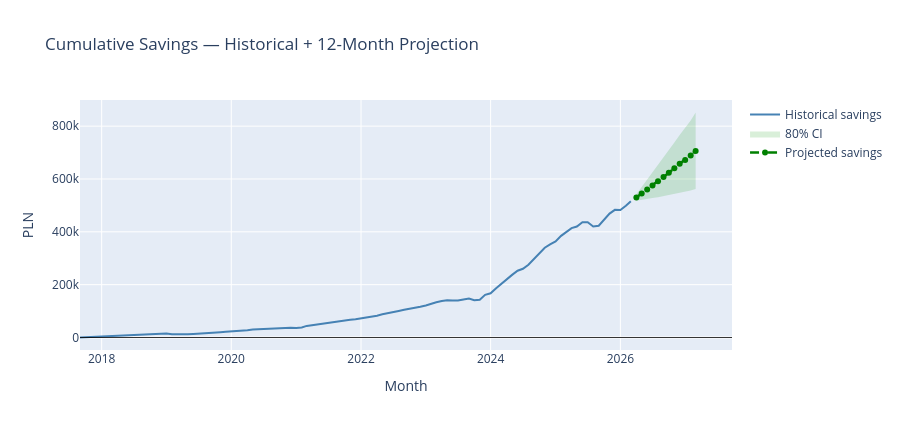

The notebook cell saved with this chart:
### Code cell
# ── CONFIGURE: starting balance for cumulative chart ─────────────────────────
# Set to your actual liquid savings / net-worth today.
# Leave as 0 to see savings accumulated since the start of tracked history.
STARTING_BALANCE = 0.0  # PLN
# ──────────────────────────────────────────────────────────────────────────────

# Historical cumulative savings from first recorded month
cum_hist = cashflow_split["disposable_income"].cumsum() + STARTING_BALANCE
last_balance = float(cum_hist.iloc[-1])

# 12-month projected cumulative savings (median + 80% CI)
cum_fc_median = df_fc_disposable["disposable_forecast"].values.cumsum() + last_balance

ci_ok = (
    df_fc_deposits["ci80_lower"].notna().all()
    and df_fc_withdrawals["ci80_upper"].notna().all()
)
if ci_ok:
    # Pessimistic: low income AND high spending
    pessimistic = (
        df_fc_deposits["ci80_lower"].values - df_fc_withdrawals["ci80_upper"].values
    ).cumsum() + last_balance
    # Optimistic: high income AND low spending
    optimistic = (
        df_fc_deposits["ci80_upper"].values - df_fc_withdrawals["ci80_lower"].values
    ).cumsum() + last_balance

fc_months = df_fc_disposable["month"]

fig_cum = go.Figure()

# Historical cumulative line
fig_cum.add_trace(go.Scatter(
    x=cashflow_split["ds"],
    y=cum_hist,
    name="Historical savings",
    line=dict(color="steelblue", width=2),
    mode="lines",
))

# 80% CI band for projected cumulative savings
if ci_ok:
    fig_cum.add_trace(go.Scatter(
        x=fc_months.tolist() + fc_months.tolist()[::-1],
        y=optimistic.tolist() + pessimistic.tolist()[::-1],
        fill="toself",
        fillcolor="rgba(0,150,0,0.15)",
        line=dict(color="rgba(255,255,255,0)"),
        name="80% CI",
    ))

# Median projected cumulative line
fig_cum.add_trace(go.Scatter(
    x=fc_months,
    y=cum_fc_median,
    name="Projected savings",
    line=dict(color="green", width=2.5, dash="dash"),
    mode="lines+markers",
))

fig_cum.add_hline(y=0, line_color="black", line_width=0.8)
fig_cum.update_layout(
    title="Cumulative Savings — Historical + 12-Month Projection",
    xaxis_title="Month",
    yaxis_title="PLN",
    hovermode="x unified",
    height=430,
)
fig_cum.show()

# ── Savings summary ───────────────────────────────────────────────────────────
proj_12m = float(df_fc_disposable["disposable_forecast"].sum())
hist_total = float(cashflow_split["disposable_income"].sum())
hist_avg = float(cashflow_split["disposable_income"].mean())

print(f"Historical savings total:    {hist_total:+.0f} PLN")
print(f"Historical savings avg/mo:   {hist_avg:+.0f} PLN")
print()
print(f"Projected new savings (12m): {proj_12m:+.0f} PLN  (median)")
if ci_ok:
    lo12 = float((df_fc_deposits["ci80_lower"].values - df_fc_withdrawals["ci80_upper"].values).sum())
    hi12 = float((df_fc_deposits["ci80_upper"].values - df_fc_withdrawals["ci80_lower"].values).sum())
    print(f"  Pessimistic (80% CI):      {lo12:+.0f} PLN")
    print(f"  Optimistic  (80% CI):      {hi12:+.0f} PLN")
if STARTING_BALANCE != 0.0:
    print(f"\nProjected balance in 12m:    {last_balance + proj_12m:+.0f} PLN  (median)")
